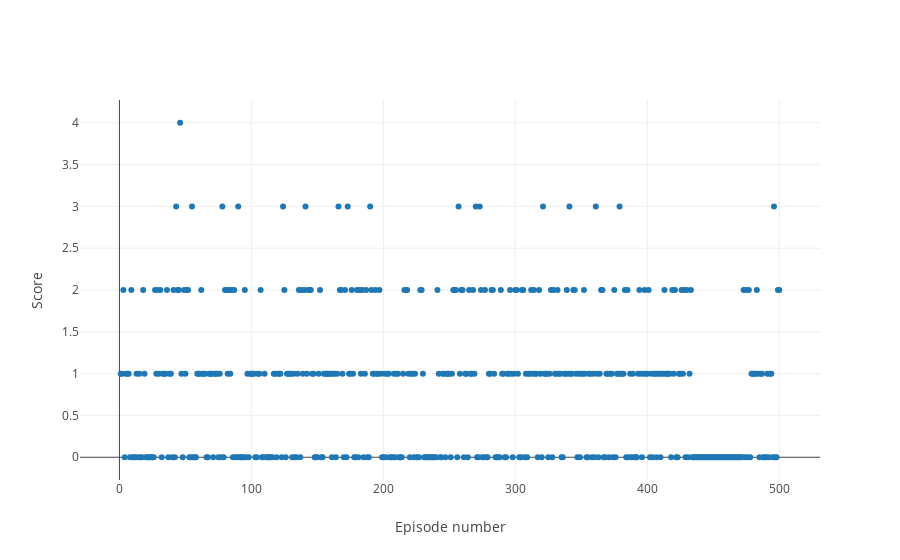

Notebook source saved alongside this figure:
### Code cell
trace = go.Scatter(
    x = np.arange(1, len(scores)+1),
    y = scores,
    mode='markers'
)

layout = go.Layout(
    xaxis = dict(
        title='Episode number'
    ),
    yaxis = dict(
        title='Score'
    )
)

data = [trace]

fig = go.Figure(data=data, layout=layout)

iplot(fig)

### Figure 1 — Plotly figure (JSON) as saved in the notebook; plotly's stock layout.template omitted (floating-point values rounded to 4 significant figures; data arrays with more than 128 entries replaced by an {"elided": "..."} marker saying what was removed)
{"data": [{"mode": "markers", "type": "scatter", "x": {"elided": "500 int values"}, "y": {"elided": "500 int values"}}], "layout": {"xaxis": {"title": "Episode number"}, "yaxis": {"title": "Score"}}}
